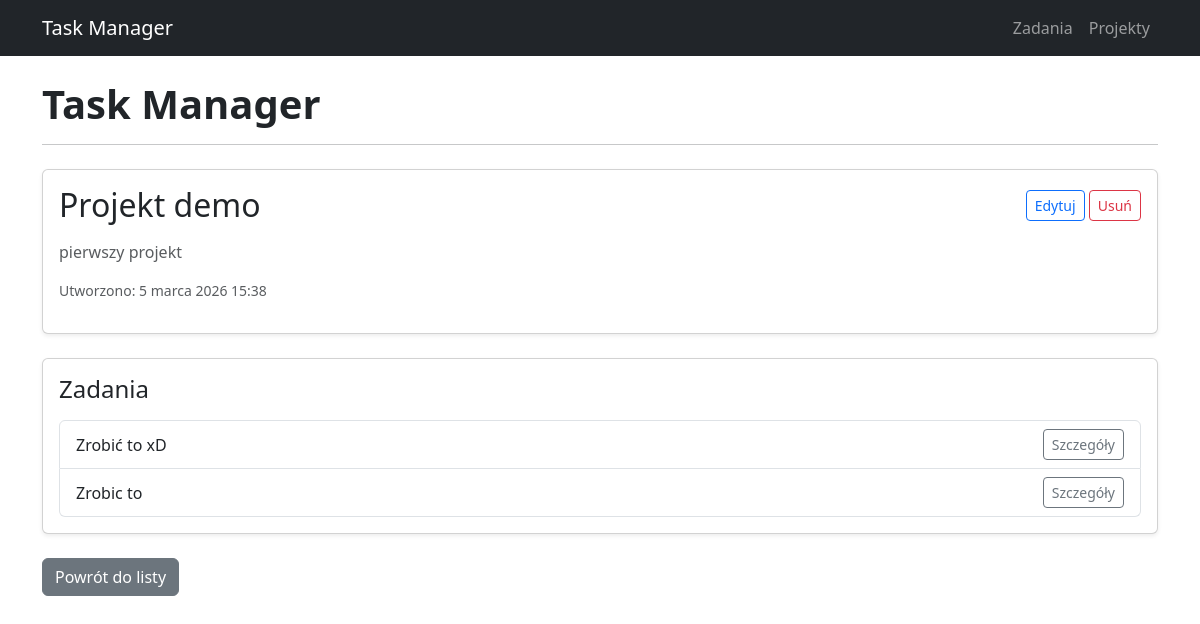
/project/1/, run on the app's committed database.
### pomidor/models.py (models this page shows, shortened)
class Project(models.Model):
    name = models.CharField(max_length=150)
    description = models.TextField(blank=True)
    created_at = models.DateTimeField(auto_now_add=True)
    class Meta:
        ordering = ["name"]

class Task(models.Model):
    class Status(models.TextChoices):
        TODO = "todo", "To do"
        DOING = "doing", "Doing"
        DONE = "done", "Done"
    project = models.ForeignKey(
        Project,
        on_delete=models.CASCADE,
        related_name="tasks",
    )
    title = models.CharField(max_length=200)
    description = models.TextField(blank=True)
    status = models.CharField(
        max_length=10,
        choices=Status.choices,
        default=Status.TODO,
    )
    due_date = models.DateField(blank=True, null=True)
    created_at = models.DateTimeField(auto_now_add=True)
    tags = models.ManyToManyField(
        Tag,
        blank=True,
        related_name="tasks",
    )
    class Meta:
        ordering = ["-created_at"]

### pomidor/views.py (the view)
# urls.py: path("project/<int:pk>/", ProjectDetailView.as_view(), name="project_detail"),
class ProjectDetailView(DetailView):
    model = Project
    template_name = "tasks/project_detail.html"
    context_object_name = "project"

### pomidor/templates/tasks/project_detail.html
{% extends "base.html" %}
{% block content %}
<div class="card shadow-sm mb-4">
    <div class="card-body">
        <div class="d-flex justify-content-between align-items-center mb-3">
            <h2 class="mb-0">{{ project.name }}</h2>
            <div>
                <a href="{% url 'project_edit' project.pk %}" class="btn btn-outline-primary btn-sm">
                    Edytuj
                </a>
                <a href="{% url 'project_delete' project.pk %}" class="btn btn-outline-danger btn-sm">
                    Usuń
                </a>
            </div>
        </div>
        <p class="text-muted">
            {{ project.description|default:"Brak opisu" }}
        </p>
        <p class="small text-muted">
            Utworzono: {{ project.created_at }}
        </p>
    </div>
</div>
<div class="card shadow-sm">
    <div class="card-body">
        <h4 class="mb-3">Zadania</h4>
        {% if project.tasks.all %}
            <ul class="list-group">
                {% for task in project.tasks.all %}
                    <li class="list-group-item d-flex justify-content-between align-items-center">
                        {{ task.title }}
                        <a href="{% url 'task_detail' task.pk %}" class="btn btn-sm btn-outline-secondary">
                            Szczegóły
                        </a>
                    </li>
                {% endfor %}
            </ul>
        {% else %}
            <div class="alert alert-info">
                Brak zadań w tym projekcie.
            </div>
        {% endif %}
    </div>
</div>
<div class="mt-4">
    <a href="{% url 'project_list' %}" class="btn btn-secondary">
        Powrót do listy
    </a>
</div>
{% endblock %}

### data on the page
Project: name "Projekt demo", description "pierwszy projekt", created_at "5 marca 2026 15:38"
Task: title "Zrobić to xD"
Task: title "Zrobic to"
